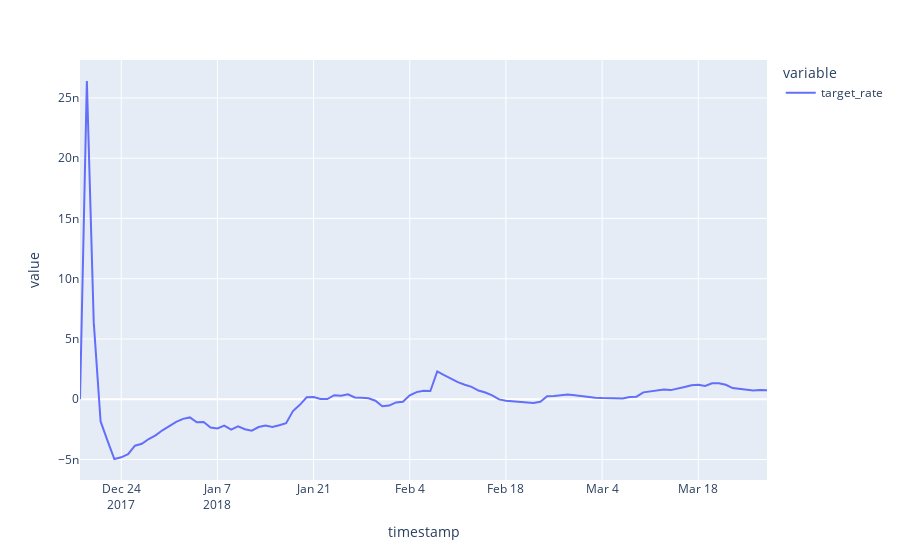

Notebook code cell kept with this figure:
### Code cell
simulation_result.plot(x='timestamp', y=['target_rate'])
